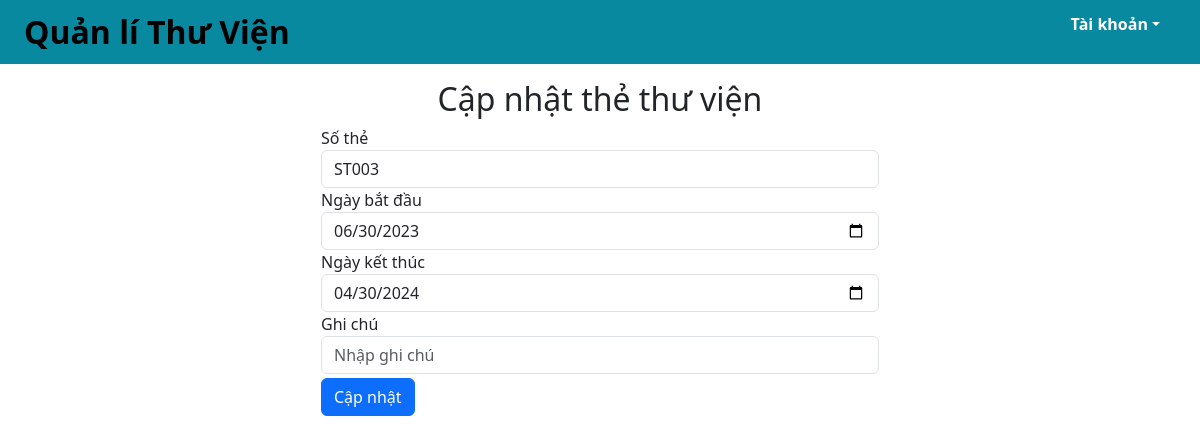
Screenshot of /sua_ttv2.php?soThe=ST003 with the database file from the repository.
### tables this page shows
create table theThuVien (
	soThe char(10) not null,
    ngayBD date not null,
    ngayKT date not null,
    ghiChu varchar(255),
    primary key (soThe)
);

### src/functions.php (called while the page is built, shortened)
<?php
function html_escape(string|null $text): string
{
    return htmlspecialchars($text ?? '', ENT_QUOTES, 'UTF-8', false);
}

### public/sua_ttv2.php (the view, shortened to what this page needs)
<?php
require_once __DIR__ . '/../src/connect.php';
$soThe = isset($_REQUEST['soThe']) ?
    $_REQUEST['soThe'] : '';
$sql = "CALL hthiThongTinTTV(:soThe)";
$stmt = $pdo->prepare($sql);
$stmt->execute(['soThe' => $soThe]);
$thethuvien = $stmt->fetch(PDO::FETCH_ASSOC);
include_once __DIR__ . '/../src/partials/header2.php'
?>
<div class="container">
    <div class="row">
        <div class="col">
            <h2 class="text-center">Cập nhật thẻ thư viện</h2>
            <form method="post" enctype="multipart/form-data" class="col-md-6 offset-md-3 m-b-3">
                <div class="form-group">
                    <label for="soThe">Số thẻ</label>
                    <input type="text" name="soThe" class="form-control" maxlen="10" id="soThe"
                        placeholder="Nhập số thẻ" value="<?= html_escape($thethuvien['soThe']) ?>" readonly />
                </div>
                <div class="form-group">
                    <label for="ngayBD">Ngày bắt đầu </label>
                    <input type="date" name="ngayBD" class="form-control" id="ngayBD" placeholder="Nhập tên tác giả"
                        value="<?= html_escape($thethuvien['ngayBD']) ?>" required />
                </div>
                <div class="form-group">
                    <label for="ngayKT">Ngày kết thúc </label>
                    <input type="date" name="ngayKT" class="form-control" id="ngayKT" placeholder="Nhập ngày kết thúc"
                        value="<?= html_escape($thethuvien['ngayKT']) ?>" required />
                </div>
                <div class="form-group">
                    <label for="ghiChu">Ghi chú </label>
                    <input type="text" name="ghiChu" class="form-control" maxlen="250" id="ghiChu"
                        placeholder="Nhập ghi chú" value="<?= html_escape($thethuvien['ghiChu']) ?>" />
                </div>
                <button type="submit" name="submit" class="btn btn-primary mt-1">Cập nhật</button>
            </form>
        </div>
    </div>
</div>
<?php
include_once __DIR__ . '/../src/partials/footer.php'
?>

### rows the page displays
thethuvien: soThe "ST003", ngayBD "06/30/2023", ngayKT "04/30/2024"
